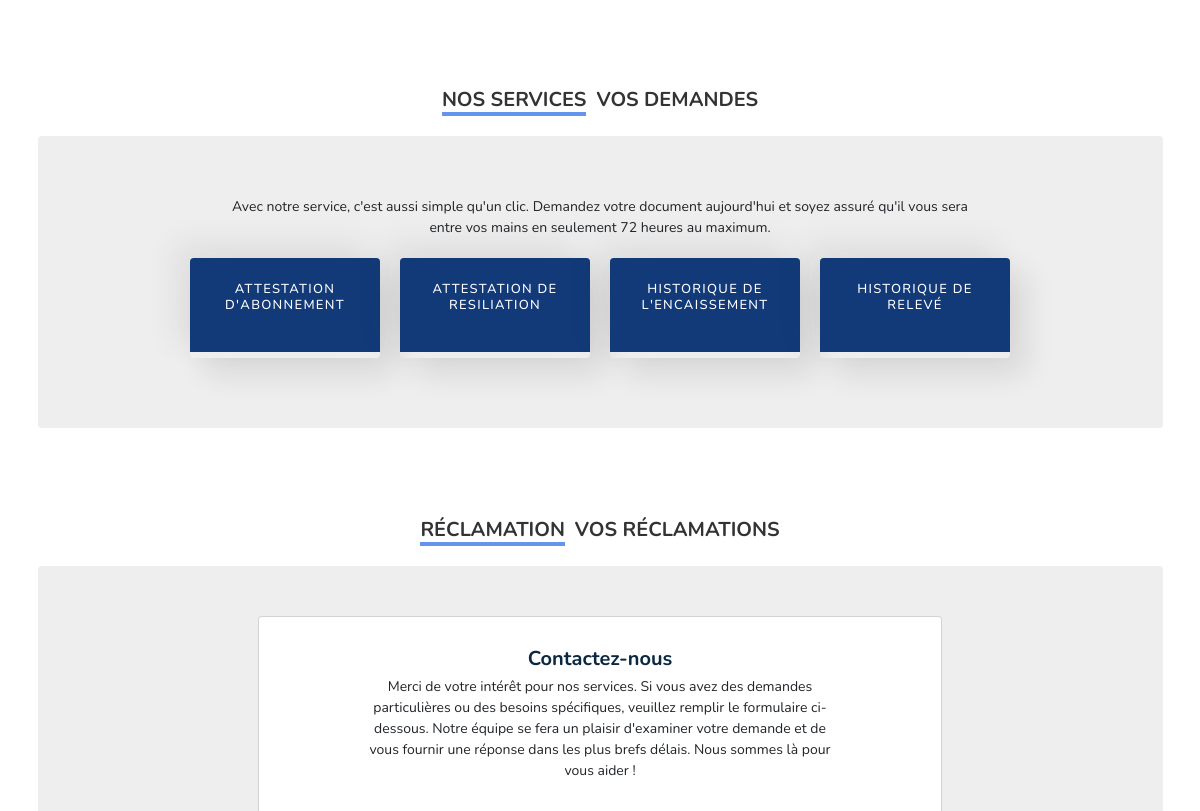
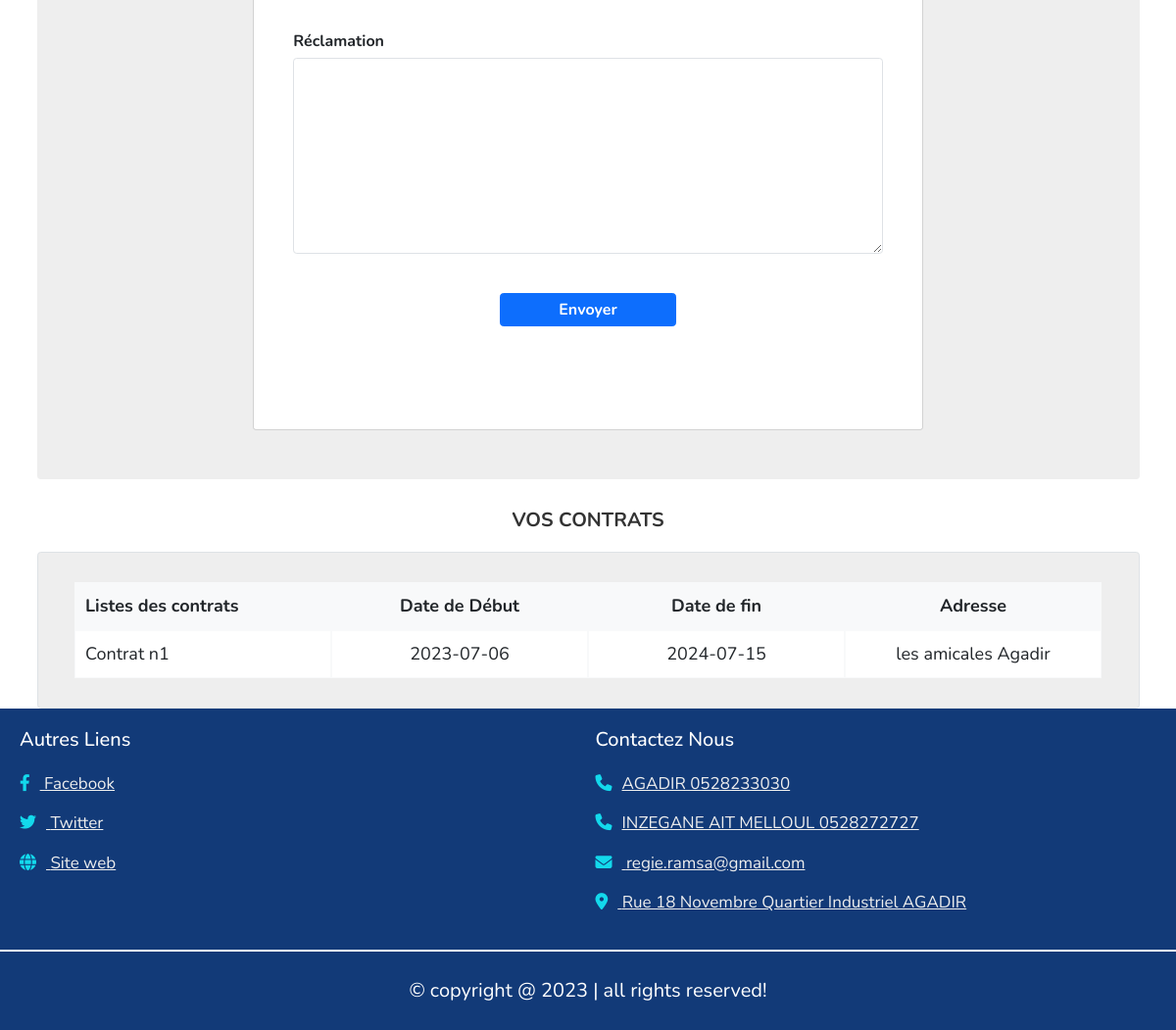
The app's page /index.php (signed in, lower part), older data (2 pictures, top to bottom).
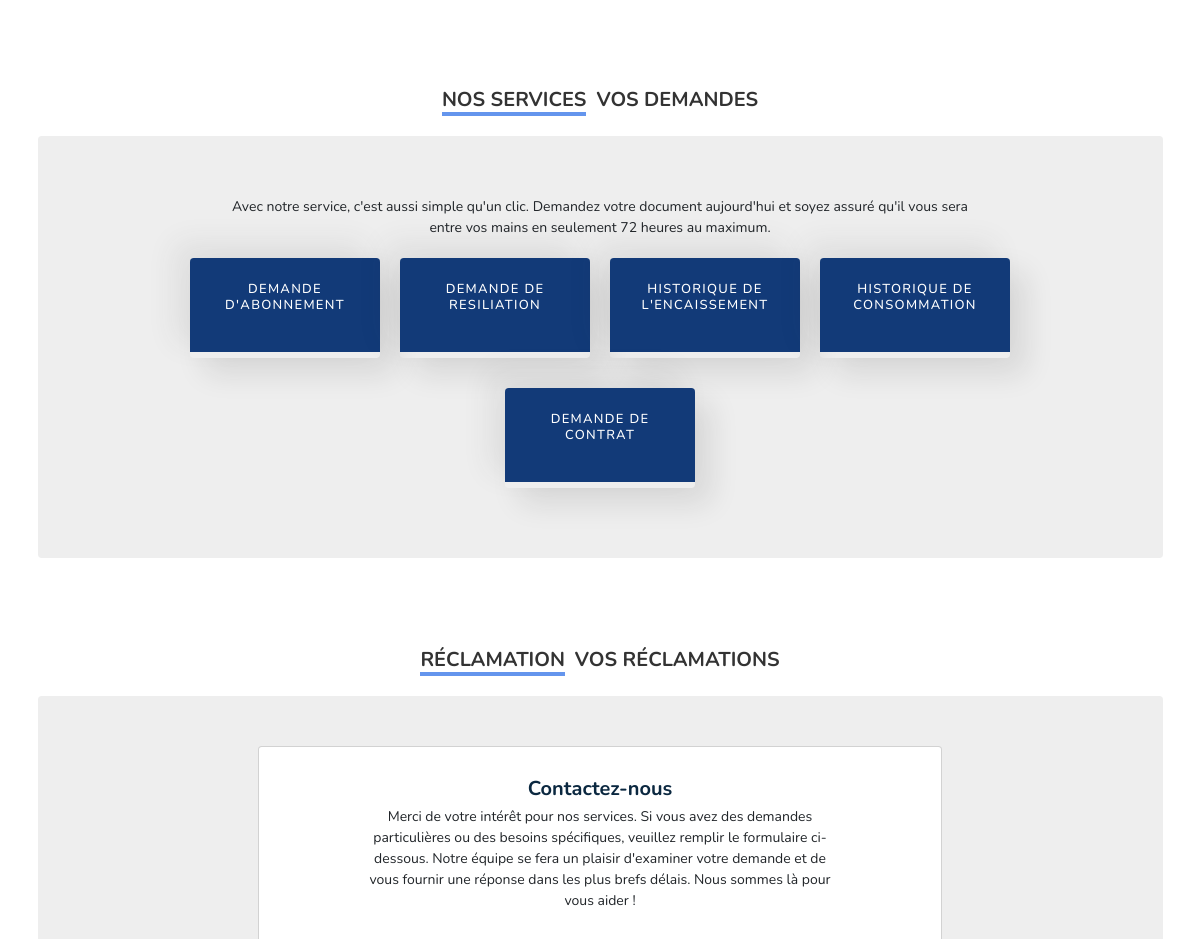
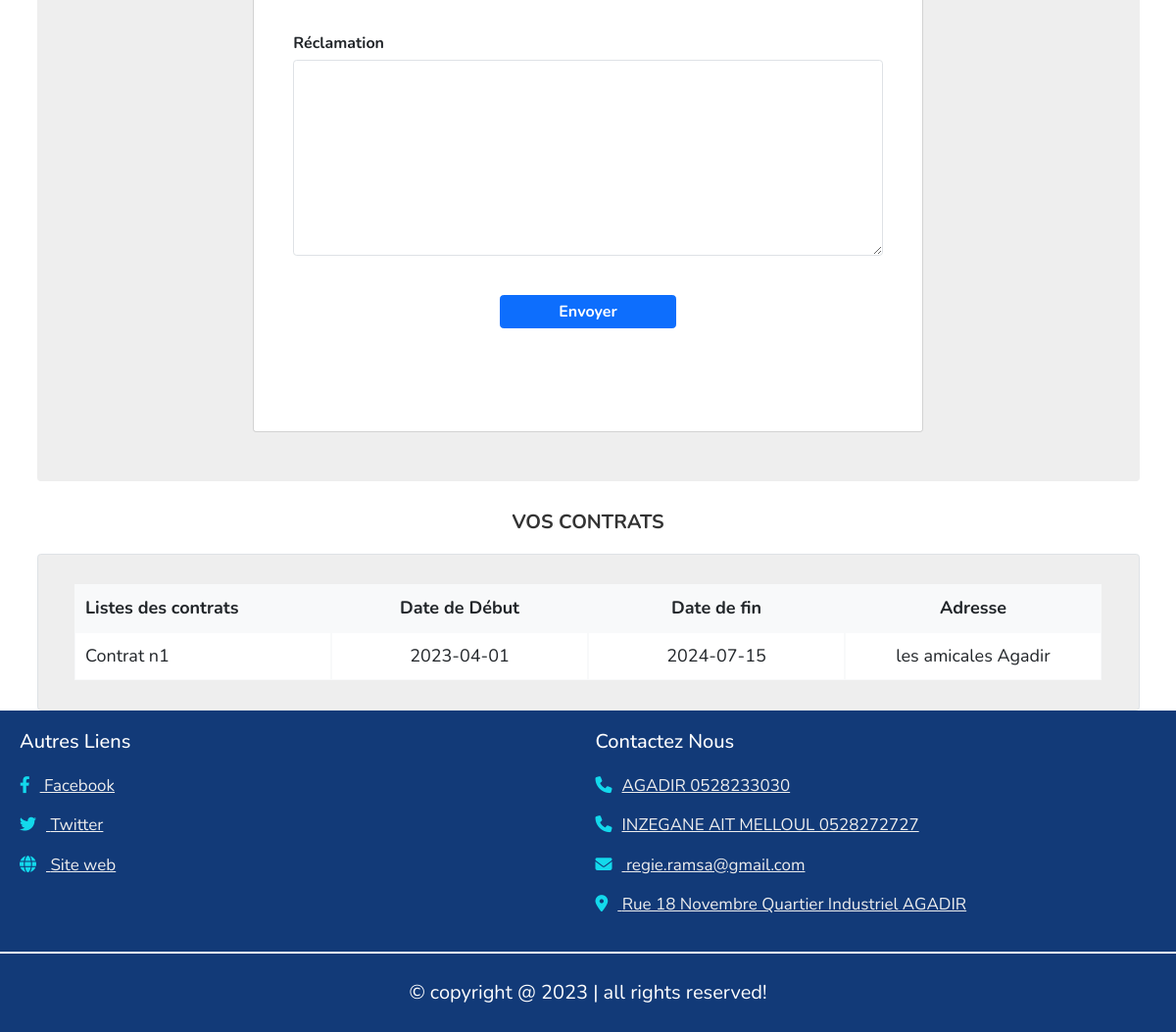
The same page, newer data (2 pictures, top to bottom).
### tables this page shows
CREATE TABLE `demandes_types` (
  `demande_type_id` int(11) NOT NULL,
  `demande_name` varchar(50) DEFAULT NULL,
  `contrat` int(11) NOT NULL DEFAULT 1
);

CREATE TABLE `contrats` (
  `contrat_id` int(11) NOT NULL,
  `client_id` int(11) NOT NULL,
  `numero` int(11) NOT NULL,
  `date_de_debut` date NOT NULL DEFAULT current_timestamp(),
  `date_de_fin` date DEFAULT NULL,
  `adresse_local` varchar(50) NOT NULL,
  `localite_id` int(11) NOT NULL,
  `etat` int(11) NOT NULL DEFAULT 1
);

CREATE TABLE `localites` (
  `localite_id` int(11) NOT NULL,
  `localite_name` varchar(20) NOT NULL
);

### models/demandes_types.php (called while the page is built, shortened)
<?php
function getDemandesTypes()
{
    $db = connectToDatabase();
    $stm = $db->prepare("SELECT * FROM demandes_types");
    $stm->execute();
    $demandes_types = $stm->fetchAll();
    return $demandes_types;
}

### models/contrats.php (called while the page is built, shortened)
<?php
function getContrats()
{
    $db = connectToDatabase();
    if (isset($_SESSION['admin'])) {
        $stm = $db->prepare("SELECT c.*, cl.*, lo.*
    FROM contrats c
    JOIN clients cl ON cl.client_id = c.client_id
    JOIN localites lo ON c.localite_id = lo.localite_id
    WHERE c.etat=1;
    ");
    } else {
        $stm = $db->prepare("SELECT c.*, lo.*
    FROM contrats c
    JOIN localites lo ON c.localite_id = lo.localite_id WHERE c.client_id=:id and c.etat=1 ORDER BY c.`numero` DESC;
    ");
        $stm->bindParam(":id", $_SESSION['client']['client_id']);
    }
    $stm->execute();
    $contrats = $stm->fetchAll();
    return $contrats;
}
function getContratsCAllDB()
{
    $db = connectToDatabase();
    $stm = $db->prepare("SELECT c.*, lo.*
    FROM contrats c
    JOIN localites lo ON c.localite_id = lo.localite_id WHERE c.client_id=:id  ORDER BY c.`numero` DESC;
    ");
    $stm->bindParam(":id", $_SESSION['client']['client_id']);
    $stm->execute();
    $contrats = $stm->fetchAll();
    return $contrats;
}

### controllers/contrats.php (called while the page is built, shortened)
<?php
require('models/contrats.php');
function getContratsC()
{
    $contrats = getContrats();
    return $contrats;
}
function getContratsCAll()
{
    $contrats = getContratsCAllDB();
    return $contrats;
}

### views/clients/home.php (the view, shortened to what the changed rows need)
<?php
$demandes_types = getDemandesTypes();
$contrats = getContratsC();
$allContrats = getContratsCAll();
?>
<!DOCTYPE html>
<html lang="en">
<head>
    <link rel="stylesheet" href="https://unpkg.com/swiper@8/swiper-bundle.min.css" />
    <link rel="stylesheet" href="https://cdnjs.cloudflare.com/ajax/libs/font-awesome/6.1.1/css/all.min.css">
    <link rel="stylesheet" href="css/style.css">
    <link rel="stylesheet" href="https://cdn.jsdelivr.net/npm/bootstrap@4.3.1/dist/css/bootstrap.min.css">
    <link rel="stylesheet" href="https://cdn.jsdelivr.net/npm/bootstrap-icons@1.10.3/font/bootstrap-icons.css">
    <link href="https://cdn.jsdelivr.net/npm/bootstrap@5.3.0-alpha1/dist/css/bootstrap.min.css" rel="stylesheet">
</head>
<body>
    <div class="Demandes" id="Demandes">
        <div class="container my-2">
            <section class="overflow-hidden lesson-block rounded " style="background-color: #eeeeee;">
                <div class=" px-1 px-md-5 text-center text-lg-start my-5">
                    <div class="row mb-5 lesson-block">
                        <div class="col-12">
                            <div class="d-flex justify-content-center flex-wrap">
                                <?php foreach ($demandes_types as $demande) { ?>
                                    <div class="mb-3">
                                        <div class="service rounded">
                                            <div class="card1">
                                                <h1 class="title"><?= $demande['demande_name'] ?></h1>
                                            </div>
                                        </div>
                                    </div>
                                <?php } ?>
                            </div>
                        </div>
                    </div>
                </div>
            </section>
        </div>
    </div>
    <div id="Contrats">
        <div class="container">
            <section class=" col-12 p-5 rounded border overflow-hidden " style="background-color: #eeeeee;">
                <div>
                    <div class="row m-0 container-fluid">
                        <?php foreach ($allContrats as $contrat) { ?>
                            <div class="col-3 col-lg-3  bg-white  bdr ps-3">Contrat n<?= $contrat['numero'] ?></div>
                            <div class="col-3 col-lg-3 bg-white text-center bdr"><?= $contrat['date_de_debut'] ?></div>
                            <div class="col-3 col-lg-3 bg-white text-center bdr"><?= $contrat['date_de_fin'] ? $contrat['date_de_fin'] : "non définie" ?></div>
                            <div class="col-3 col-lg-3 text-center bdr bg-white">
                                <?= $contrat['adresse_local'] . ' ' . $contrat['localite_name'] ?>
                            </div>
                        <?php } ?>
                    </div>
                </div>
            </section>
        </div>
    </div>
</body>
</html>

Row changes from the older to the newer data that the page shows:
changed demandes_types: demande_name "ATTESTATION D'ABONNEMENT" → "DEMANDE D'ABONNEMENT"
changed demandes_types: demande_name "ATTESTATION DE RESILIATION" → "DEMANDE DE RESILIATION"
changed demandes_types: demande_name "HISTORIQUE DE RELEVÉ" → "HISTORIQUE DE CONSOMMATION"
added demandes_types: demande_name "DEMANDE DE CONTRAT"
changed contrats "les amicales": date_de_debut "2023-07-06" → "2023-04-01"
